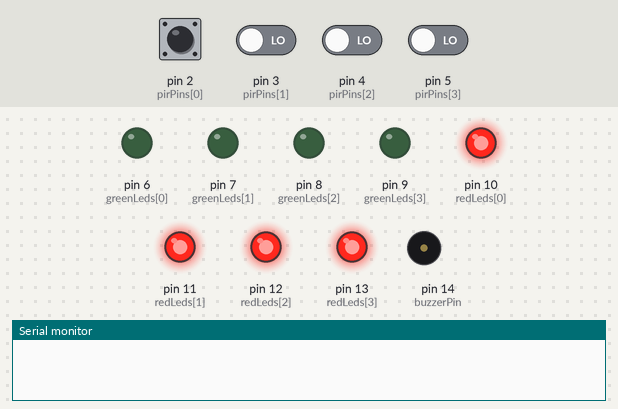
Bench run of a sketch on a simulated Arduino Uno, built with avr-gcc and run on an emulated ATmega328P. Parts: output pins drawn as LEDs (lit = HIGH), buzzer (waves = sounding), the last lines printed to the serial monitor. The test bench sets the inputs (shaded band); at power-on: pin 2 (pirPins[0]), pin 3 (pirPins[1]), pin 4 (pirPins[2]), pin 5 (pirPins[3]) LOW.

Above: at 1.2 s.
1.3 s: pin 2 (pirPins[0]) driven HIGH
At 1.9 s:
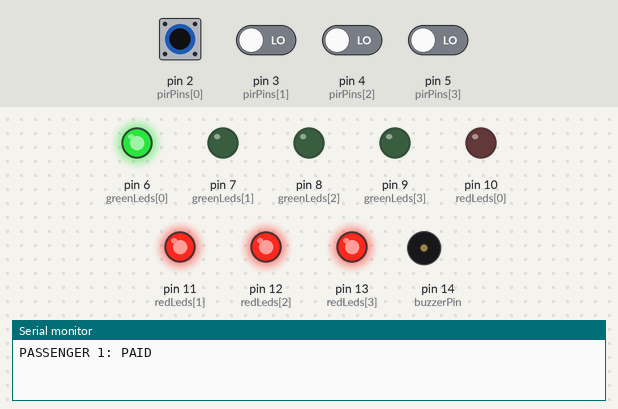
2.8 s: pin 3 (pirPins[1]) driven HIGH
At 4.0 s:
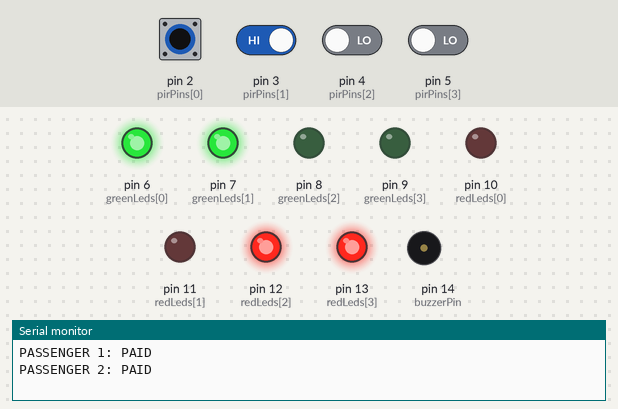
4.3 s: pin 4 (pirPins[2]) driven HIGH
At 5.4 s:
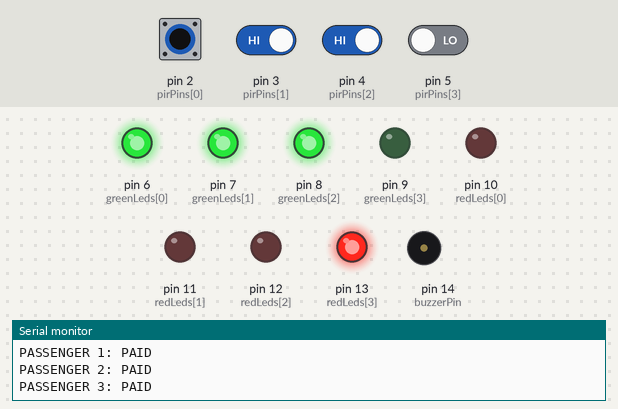
5.8 s: pin 5 (pirPins[3]) driven HIGH
At 6.6 s:
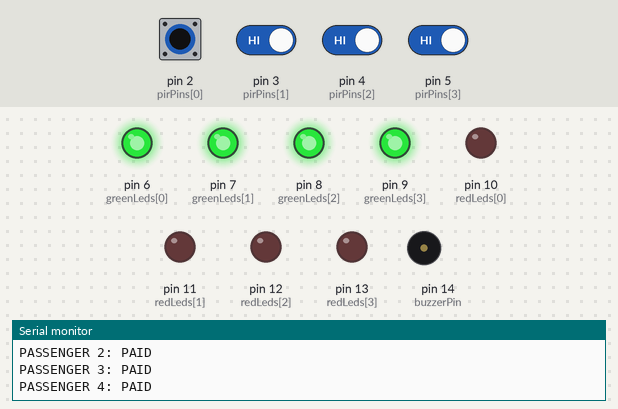
7.3 s: pin 2 (pirPins[0]) pulsed LOW 2 times (0.12 s each, 0.3 s apart)
At 7.9 s:
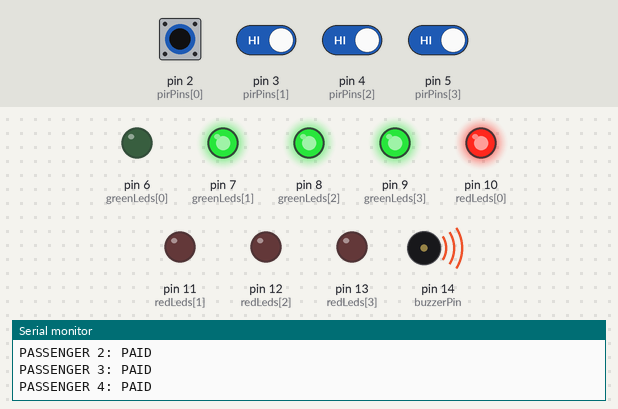
Timing chart, 0 to 11.3 s (numbered marks = the images above; inputs shaded):
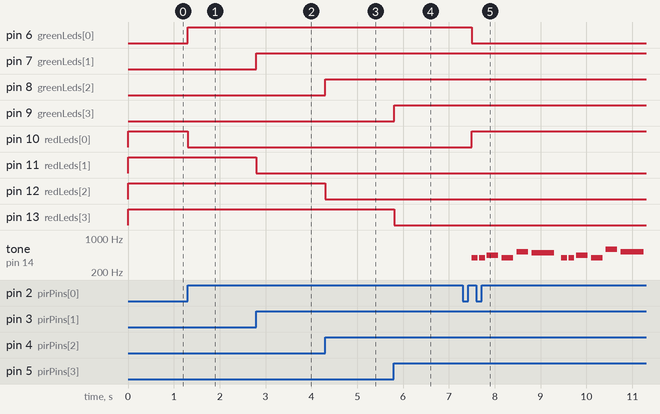

The sketch:

final_project1.ino
```cpp
#define NOTE_B0 31
#define NOTE_C1 33
#define NOTE_CS1 35
#define NOTE_D1 37
#define NOTE_DS1 39
#define NOTE_E1 41
#define NOTE_F1 44
#define NOTE_FS1 46
#define NOTE_G1 49
#define NOTE_GS1 52
#define NOTE_A1 55
#define NOTE_AS1 58
#define NOTE_B1 62
#define NOTE_C2 65
#define NOTE_CS2 69
#define NOTE_D2 73
#define NOTE_DS2 78
#define NOTE_E2 82
#define NOTE_F2 87
#define NOTE_FS2 93
#define NOTE_G2 98
#define NOTE_GS2 104
#define NOTE_A2 110
#define NOTE_AS2 117
#define NOTE_B2 123
#define NOTE_C3 131
#define NOTE_CS3 139
#define NOTE_D3 147
#define NOTE_DS3 156
#define NOTE_E3 165
#define NOTE_F3 175
#define NOTE_FS3 185
#define NOTE_G3 196
#define NOTE_GS3 208
#define NOTE_A3 220
#define NOTE_AS3 233
#define NOTE_B3 247
#define NOTE_C4 262
#define NOTE_CS4 277
#define NOTE_D4 294
#define NOTE_DS4 311
#define NOTE_E4 330
#define NOTE_F4 349
#define NOTE_FS4 370
#define NOTE_G4 392
#define NOTE_GS4 415
#define NOTE_A4 440
#define NOTE_AS4 466
#define NOTE_B4 494
#define NOTE_C5 523
#define NOTE_CS5 554
#define NOTE_D5 587
#define NOTE_DS5 622
#define NOTE_E5 659
#define NOTE_F5 698
#define NOTE_FS5 740
#define NOTE_G5 784
#define NOTE_GS5 831
#define NOTE_A5 880
#define NOTE_AS5 932
#define NOTE_B5 988
#define NOTE_C6 1047
#define NOTE_CS6 1109
#define NOTE_D6 1175
#define NOTE_DS6 1245
#define NOTE_E6 1319
#define NOTE_F6 1397
#define NOTE_FS6 1480
#define NOTE_G6 1568
#define NOTE_GS6 1661
#define NOTE_A6 1760
#define NOTE_AS6 1865
#define NOTE_B6 1976
#define NOTE_C7 2093
#define NOTE_CS7 2217
#define NOTE_D7 2349
#define NOTE_DS7 2489
#define NOTE_E7 2637
#define NOTE_F7 2794
#define NOTE_FS7 2960
#define NOTE_G7 3136
#define NOTE_GS7 3322
#define NOTE_A7 3520
#define NOTE_AS7 3729
#define NOTE_B7 3951
#define NOTE_C8 4186
#define NOTE_CS8 4435
#define NOTE_D8 4699
#define NOTE_DS8 4978


const int pirPins[] = {2, 3, 4, 5};
const int greenLeds[] = {6, 7, 8, 9};
const int redLeds[] = {10, 11, 12, 13};
const int buzzerPin = 14;

bool isGreenState[4] = {false, false, false, false};
bool lastMotionState[4] = {LOW, LOW, LOW, LOW};

const int melody[] = {
  NOTE_G4, NOTE_G4, NOTE_A4, NOTE_G4, NOTE_C5, NOTE_B4,
  NOTE_G4, NOTE_G4, NOTE_A4, NOTE_G4, NOTE_D5, NOTE_C5,
  NOTE_G4, NOTE_G4, NOTE_G5, NOTE_E5, NOTE_C5, NOTE_B4, NOTE_A4,
  NOTE_F5, NOTE_F5, NOTE_E5, NOTE_C5, NOTE_D5, NOTE_C5
};

const int noteDurations[] = {
  8, 8, 4, 4, 4, 2,
  8, 8, 4, 4, 4, 2,
  8, 8, 4, 4, 4, 8, 8,
  8, 8, 4, 4, 4, 2
};


void setup() {

  for (int i = 0; i < 4; i++) {
    pinMode(pirPins[i], INPUT);
    pinMode(greenLeds[i], OUTPUT);
    pinMode(redLeds[i], OUTPUT);

    digitalWrite(greenLeds[i], LOW);
    digitalWrite(redLeds[i], HIGH);
  }

  pinMode(buzzerPin, OUTPUT);
  digitalWrite(buzzerPin, LOW);

  Serial.begin(9600);
}

void loop() {
  for (int i = 0; i < 4; i++) {
    int motionDetected = digitalRead(pirPins[i]);


    if (motionDetected == HIGH && lastMotionState[i] == LOW) {

      isGreenState[i] = !isGreenState[i];

      if (isGreenState[i]) {

        digitalWrite(greenLeds[i], HIGH);
        digitalWrite(redLeds[i], LOW);
        Serial.print("PASSENGER ");
        Serial.print(i + 1);
        Serial.println(": PAID");
      } else {

        digitalWrite(greenLeds[i], LOW);
        digitalWrite(redLeds[i], HIGH);


        playJingleBells();
        Serial.print("PASSENGER ");
        Serial.print(i + 1);
        Serial.println(":UNPAID.");
      }
    }

    lastMotionState[i] = motionDetected;
  }

  delay(100);
}


void playJingleBells() {
  for (int thisNote = 0; thisNote < sizeof(melody) / sizeof(melody[0]); thisNote++) {
    int noteDuration = 1000 / noteDurations[thisNote];
    tone(buzzerPin, melody[thisNote], noteDuration);

    int pauseBetweenNotes = noteDuration * 1.30;
    delay(pauseBetweenNotes);
    noTone(buzzerPin);
  }
}
```

Measured:
- after the input at 1.3 s, pin 6 (greenLeds[0]): LOW → HIGH at once; pin 10 (redLeds[0]): HIGH → LOW at once
- after the input at 2.8 s, pin 7 (greenLeds[1]): LOW → HIGH at once; pin 11 (redLeds[1]): HIGH → LOW at once
- after the input at 4.3 s, pin 8 (greenLeds[2]): LOW → HIGH at once; pin 12 (redLeds[2]): HIGH → LOW at once
- after the input at 5.8 s, pin 9 (greenLeds[3]): LOW → HIGH at once; pin 13 (redLeds[3]): HIGH → LOW at once
- after the input at 7.3 s, pin 6 (greenLeds[0]): HIGH → LOW after 0.20 s; pin 10 (redLeds[0]): LOW → HIGH after 0.20 s; tone on pin 14 (buzzerPin): plays 392 Hz for 0.13 s, 392 Hz for 0.13 s, 440 Hz for 0.25 s, 392 Hz for 0.25 s, 523 Hz for 0.25 s, 494 Hz for 0.50 s … (12 notes in this stretch), starting after 0.20 s
